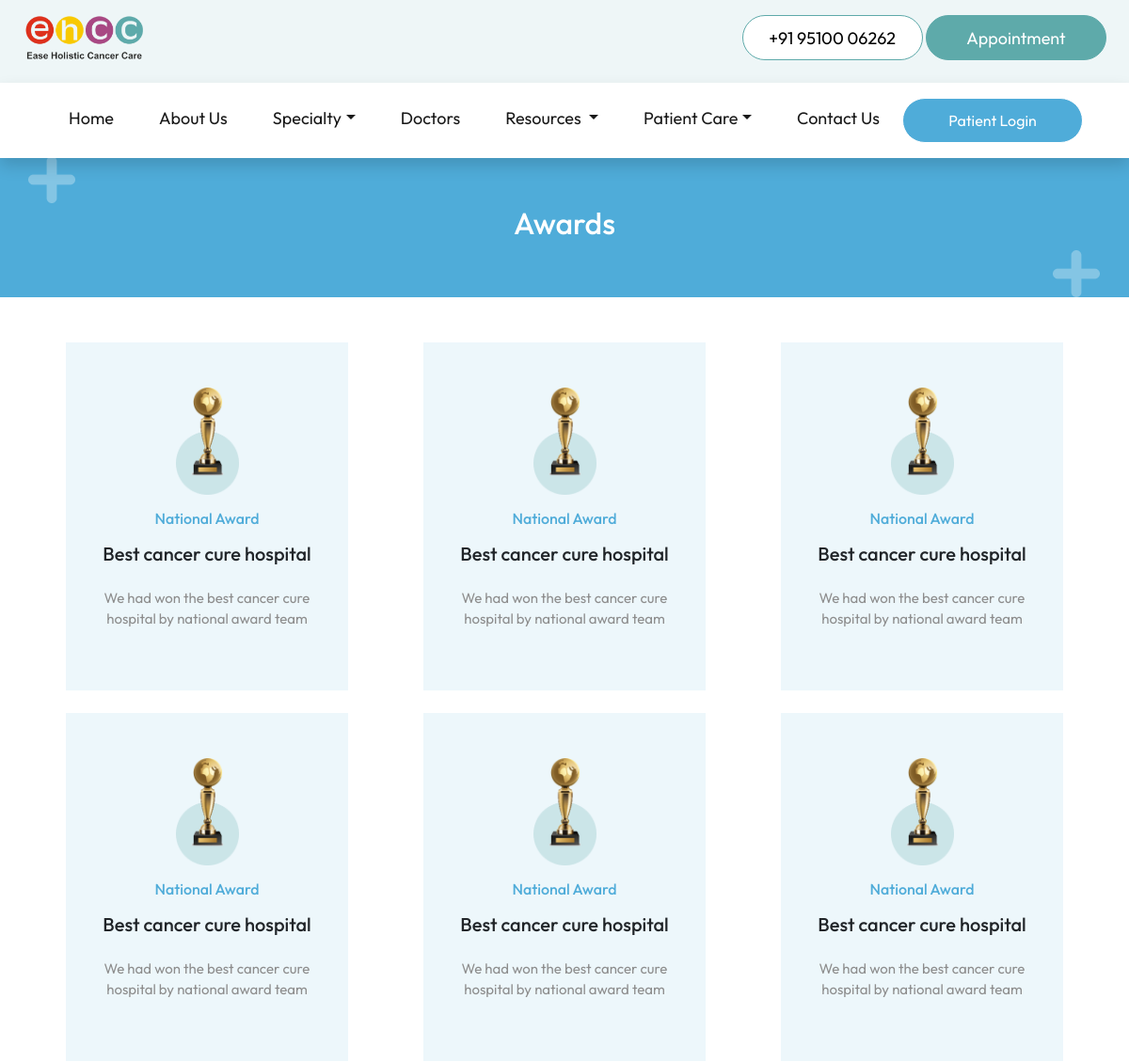
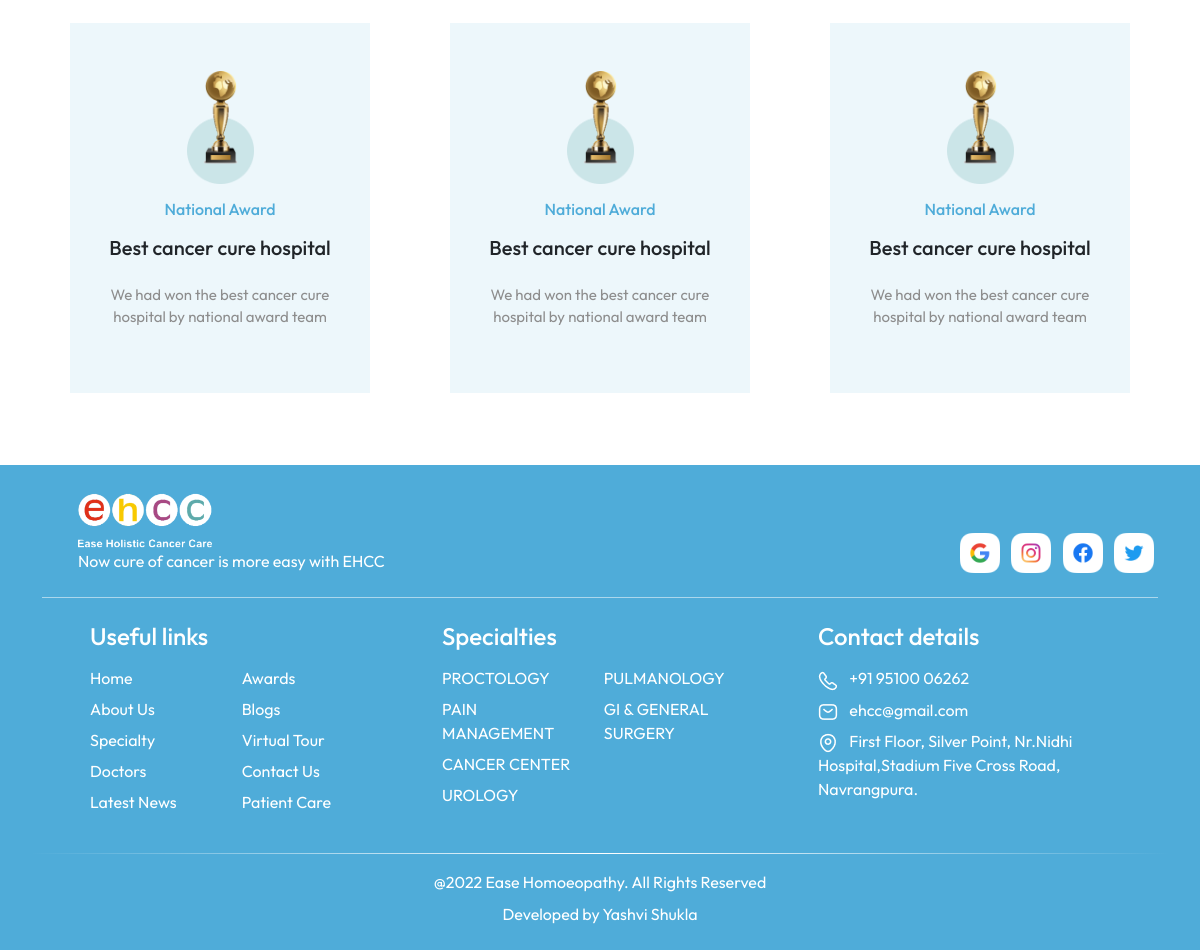
The app's page /awards/ with its own data (2 pictures, top to bottom).
### tables this page shows
CREATE TABLE "awards" (
	"type"	TEXT,
	"title"	TEXT,
	"description"	TEXT,
	"image"	TEXT
, "id"	INTEGER);

CREATE TABLE "social_links" (
	"social_name"	TEXT,
	"social_link"	TEXT
);

CREATE TABLE "specialty" (
	"id"	INTEGER,
	"name"	TEXT,
	"description"	TEXT
, "illustration"	TEXT);

### flask_app.py (the view)
@app.route('/awards/')
def awards():
    database_connection = sqlite3.connect(database_location)
    database_cursor = database_connection.cursor()
    data = database_cursor.execute("SELECT * FROM awards")
    data = data.fetchall()
    return render_template('awards.html', data=data,social_links=social_links, navbar_specialties=navbar_specialties, navbar_diseases=navbar_diseases)

### templates/awards.html (shortened to what this page needs)
<!DOCTYPE html>
<html lang="en">
<head>
  <link href="https://cdn.jsdelivr.net/npm/bootstrap@5.2.0/dist/css/bootstrap.min.css" rel="stylesheet"
>
  <link rel="stylesheet" href="../static/stylesheets/common.css">
  <link rel="stylesheet" href="../static/stylesheets/awards.css">
</head>
<body>
  {% include 'navbar.html' %}
  <header>
    <div class="container h-100 mt-3">
      <div class="row h-100 align-items-center">
        <h2 class="text-center text-white">
          Awards
        </h2>
      </div>
    </div>
  </header>
  <section>
    <div class="container my-5">
      <div class="row">
        {% for award in data %}
        <div class="col-xl-4 col-lg-6 px-2 mb-4 text-center">
          <div class="award_container py-5 px-3">
            <img src="{{award[3]}}" class="w-25" alt="">
            <h6 class="mt-3">
              {{award[0]}}
            </h6>
            <h5 class="mt-3">
              {{award[1]}}
            </h5>
            <p class="mt-4">
              {{award[2]}}
            </p>
          </div>
        </div>
        {% endfor %}
      </div>
    </div>
  </section>
  {% include 'footer.html' %}
</body>
</html>

### templates/footer.html (shortened to what this page needs)
<div class="footer">
    <div class="container">
        <div class="row align-items-end">
            <div class="col-md-8 px-md-5 mt-4 mb-3">
                <img src="../../static/images/logo/footer_logo.png" alt="Hospital logo" height="60" />
                <p class="text-white mb-0">
                    Now cure of cancer is more easy with EHCC
                </p>
            </div>
            <div class="col-md-4 pt-4 mb-3 text-md-end">
                {% for social in social_links %}
                <a href="{{social[1]}}">
                    <img src="../../static/images/logo/{{social[0]}}_icon.png" alt="{{social[0]}} logo"
                        class="img-fluid mx-1" style="height: 40px; width: auto;" />
                </a>
                {% endfor %}
            </div>
        </div>
        <div class="footer_line mt-2"></div>
        <div class="row text-white pt-4 ps-md-5 footer_links align-items-start">
            <div class="col-md-4 col-sm-6 mb-4">
                <h4 class="mb-3">Useful links</h4>
                <div class="row">
                    <div class="col-xl-5 col-sm-12 col-6">
                        <a href="/">
                            <p>Home</p>
                        </a>
                        <a href="/about/">
                            <p>About Us</p>
                        </a>
                        <a href="/specialty/">
                            <p>Specialty</p>
                        </a>
                        <a href="/doctors/">
                            <p>Doctors</p>
                        </a>
                        <a href="/news/">
                            <p>Latest News</p>
                        </a>
                    </div>
                    <div class="col-xl-5 col-sm-12 col-6">
                        <a href="/awards/">
                            <p>Awards</p>
                        </a>
                        <a href="/blogs/">
                            <p>Blogs</p>
                        </a>
                        <a href="/virtualTour/">
                            <p>Virtual Tour</p>
                        </a>
                        <a href="/contact/">
                            <p>Contact Us</p>
                        </a>
                        <a href="#">
                            <p>Patient Care</p>
                        </a>
                    </div>
                </div>
            </div>
            <div class="col-md-4 col-sm-6 mb-4 g-md-0">
                <h4 class="mb-3">
                    <a href="/specialty/">
                        Specialties
                    </a>
                </h4>
                <div class="row">
                    <div class="col-xl-5 col-sm-12 col-6">
                        {% for i in range (0,navbar_specialties|length) %}
                        <a href="/diseases/{{navbar_specialties[i][0]}}/">
                            <p>
                                {{ navbar_specialties[i][1] }}
                            </p>
                        </a>
                        {% endfor %}
                    </div>
                    {% if navbar_specialties|length > 4 %}
                    <div class="col-xl-5 col-sm-12 col-6">
                        {% for i in range (4,navbar_specialties|length) %}
                        <a href="/diseases/{{navbar_specialties[i][0]}}/">
                            <p>
                                {{ navbar_specialties[i][1] }}
                            </p>
                        </a>
                        {% endfor %}
                    </div>
                    {% endif %}
                </div>
            </div>
            <div class="col-md-4 col-sm-12">
                <h4 class="mb-3">Contact details</h4>
                <p>
                    <a href="tel:919510006262">
                        <img src="../../static/images/logo/footercall_icon.png" alt="call logo" />
                        <span class="ps-2">+91 95100 06262</span>
                    </a>
                </p>
                <p>
                    <a href="mailto:ehcc@gmail.com">
                        <img src="../../static/images/logo/mail_icon.png" alt="mail icon" />
                        <span class="ps-2">ehcc@gmail.com</span>
                    </a>
                </p>
                <p>
                    <a href="https://goo.gl/maps/SUXSNEnxhgQroknp9" target="_blank">
                        <img src="../../static/images/logo/location_icon.png" alt="location icon" />
                        <span class="ps-2">
                            First Floor, Silver Point, Nr.Nidhi Hospital,Stadium Five Cross Road, Navrangpura.
                        </span>
                    </a>
                </p>
            </div>
        </div>
        <div class="row my-2">
            <div class="footer_line_2"></div>
        </div>
        <div class="row text-white">
            <div class="py-2 text-center">
                @2022 Ease Homoeopathy. All Rights Reserved
            </div>
            <div class="text-center">
                Developed by <a href="" class="footer_credit">Yashvi Shukla</a></br></br>
            </div>
        </div>
    </div>
</div>

### static/stylesheets/common.css (style rules this page uses)
html, body { overflow-x: hidden; }
body { margin-top: 150px; }
* { margin: 0; padding: 0; box-sizing: border-box; font-family: "Outfit", sans-serif; }
:root { --nav-color: #EEF6F7; --primary-color: #5eaaaa; --heading-color: #4facd9; --section-background-color: #cae6f4; --contact-background-color: #284f4f; }
a { color: unset; text-decoration: none; cursor: pointer; }
.footer { background-color: var(--heading-color); }
.footer_line { height: 1px; background-color: rgba(255, 255, 255, 0.521); }
.footer_line_2 { height: 1px; background: linear-gradient(to right, rgba(40, 79, 79, 0) 0%, white 50%, rgba(40, 79, 79, 0) 100%); }
.footer_credit { text-decoration: none; color: white; }
.footer_links p { margin-bottom: 7px !important; cursor: pointer; }

### static/stylesheets/awards.css (style rules this page uses)
header { background: url(../images/elements/header_title.png) no-repeat; height: 150px; width: 100%; background-size: cover; background-position: center; }
.award_container { background-color: #edf7fb !important; width: 300px; margin: auto; }
h6 { color: #4facd9; }
.award_container p { font-size: 15px; color: #8d8d8d; }

### records on screen
awards: image (picture), type "National Award", title "Best cancer cure hospital", description "We had won the best cancer cure hospital by national award team"
awards: image (picture), type "National Award", title "Best cancer cure hospital", description "We had won the best cancer cure hospital by national award team"
awards: image (picture), type "National Award", title "Best cancer cure hospital", description "We had won the best cancer cure hospital by national award team"
awards: image (picture), type "National Award", title "Best cancer cure hospital", description "We had won the best cancer cure hospital by national award team"
awards: image (picture), type "National Award", title "Best cancer cure hospital", description "We had won the best cancer cure hospital by national award team"
awards: image (picture), type "National Award", title "Best cancer cure hospital", description "We had won the best cancer cure hospital by national award team"
awards: image (picture), type "National Award", title "Best cancer cure hospital", description "We had won the best cancer cure hospital by national award team"
awards: image (picture), type "National Award", title "Best cancer cure hospital", description "We had won the best cancer cure hospital by national award team"
awards: image (picture), type "National Award", title "Best cancer cure hospital", description "We had won the best cancer cure hospital by national award team"
social_links: social_name (picture)
social_links: social_name (picture)
social_links: social_name (picture)
social_links: social_name (picture)
specialty: name "PROCTOLOGY"
specialty: name "PAIN MANAGEMENT"
specialty: name "CANCER CENTER"
specialty: name "UROLOGY"
specialty: name "PULMANOLOGY"
specialty: name "GI & GENERAL SURGERY"
